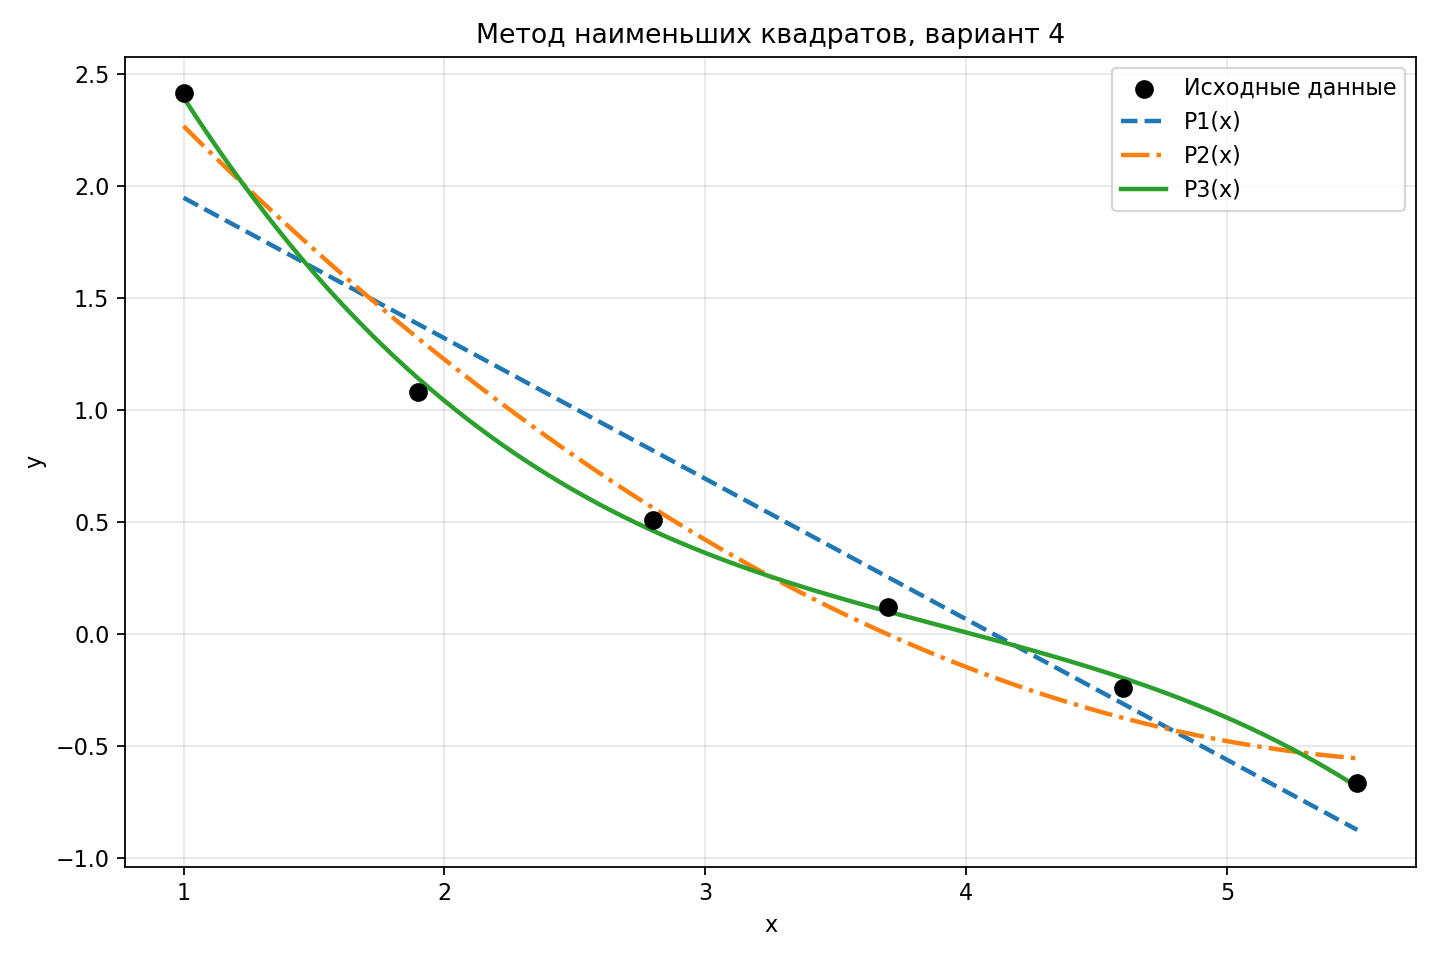

Recreate this plot in Python.
"""Метод наименьших квадратов."""

import json
from pathlib import Path

import numpy as np


BASE_DIR = Path(__file__).resolve().parent
INPUT_FILE = BASE_DIR / "least_squares_input.json"
DEGREES = (1, 2, 3)


def read_data(filename):
    """Прочитать табличные данные и проверить применимость МНК."""
    with filename.open(encoding="utf-8") as file:
        config = json.load(file)

    nodes = np.asarray(config["nodes"], dtype=float)
    values = np.asarray(config["values"], dtype=float)
    precision = int(config["output_precision"])
    if nodes.ndim != 1 or values.shape != nodes.shape or len(nodes) < 4:
        raise ValueError("нужны не менее четырёх пар (x_i, y_i)")
    if not np.all(np.isfinite(nodes)) or not np.all(np.isfinite(values)):
        raise ValueError("исходные данные должны быть конечными числами")
    if len(np.unique(nodes)) < 4:
        raise ValueError("для многочлена третьей степени нужны четыре различных x_i")
    if not 1 <= precision <= 16:
        raise ValueError("output_precision должен быть от 1 до 16")
    return config, nodes, values, precision


def fit_least_squares(nodes, values, degree):
    """Решить нормальную систему МНК и вернуть коэффициенты от x⁰ до x^degree."""
    design = np.vander(nodes, N=degree + 1, increasing=True)
    normal_matrix = design.T @ design
    normal_right = design.T @ values
    return np.linalg.solve(normal_matrix, normal_right)


def polynomial_value(coefficients, x):
    """Вычислить многочлен по схеме Горнера."""
    argument = np.asarray(x, dtype=float)
    result = np.zeros_like(argument, dtype=float)
    for coefficient in coefficients[::-1]:
        result = result * argument + coefficient
    return float(result) if result.ndim == 0 else result


def polynomial_text(coefficients, precision):
    """Показать многочлен в явном виде по степеням x."""
    result = f"{coefficients[0]:.{precision}g}"
    for power, coefficient in enumerate(coefficients[1:], start=1):
        sign = "+" if coefficient >= 0 else "-"
        variable = "x" if power == 1 else f"x^{power}"
        result += f" {sign} {abs(coefficient):.{precision}g}{variable}"
    return result


def errors(nodes, values, coefficients):
    """Сумма и среднее квадратов ошибок по всем исходным точкам."""
    residuals = polynomial_value(coefficients, nodes) - values
    squared = residuals * residuals
    return float(np.sum(squared)), float(np.mean(squared))


def create_plot(nodes, values, coefficients_by_degree, destination):
    import matplotlib

    matplotlib.use("Agg")
    import matplotlib.pyplot as plt

    grid = np.linspace(np.min(nodes), np.max(nodes), 600)
    figure, axes = plt.subplots(figsize=(9, 6))
    axes.scatter(nodes, values, color="black", s=55, zorder=4, label="Исходные данные")
    styles = {1: "--", 2: "-.", 3: "-"}
    for degree, coefficients in coefficients_by_degree.items():
        axes.plot(
            grid, polynomial_value(coefficients, grid), styles[degree],
            linewidth=2, label=f"P{degree}(x)",
        )
    axes.set(xlabel="x", ylabel="y", title="Метод наименьших квадратов, вариант 4")
    axes.grid(True, alpha=0.3)
    axes.legend()
    figure.tight_layout()
    figure.savefig(destination, dpi=160)
    plt.close(figure)


def main():
    config, nodes, values, precision = read_data(INPUT_FILE)
    coefficients_by_degree = {}
    mse_by_degree = {}

    print("Исходные точки:")
    for i, (node, value) in enumerate(zip(nodes, values)):
        print(f"  i = {i}: x_i = {node:.{precision}g}, y_i = {value:.{precision}g}")
    print(f"MSE = SSE / {len(nodes)} (по всем исходным точкам)")

    for degree in DEGREES:
        coefficients = fit_least_squares(nodes, values, degree)
        sse, mse = errors(nodes, values, coefficients)
        coefficients_by_degree[degree] = coefficients
        mse_by_degree[degree] = mse

        print(f"\nМногочлен степени {degree}:")
        for power, coefficient in enumerate(coefficients):
            print(f"  a{power} = {coefficient:.{precision}g}")
        print(f"P{degree}(x) = {polynomial_text(coefficients, precision)}")
        print(f"SSE{degree} = {sse:.{precision}g}")
        print(f"MSE{degree} = {mse:.{precision}g}")

    order = sorted(DEGREES, key=mse_by_degree.get)
    comparison = " ≤ ".join(f"MSE{degree}" for degree in order)
    best = order[0]
    print(f"\nСравнение ошибок: {comparison}")
    print(f"Лучше всего данные приближает P{best}(x): MSE{best} = {mse_by_degree[best]:.{precision}g}")

    plot_path = BASE_DIR / config["plot_file"]
    create_plot(nodes, values, coefficients_by_degree, plot_path)
    print(f"График: {plot_path.name}")


if __name__ == "__main__":
    main()
